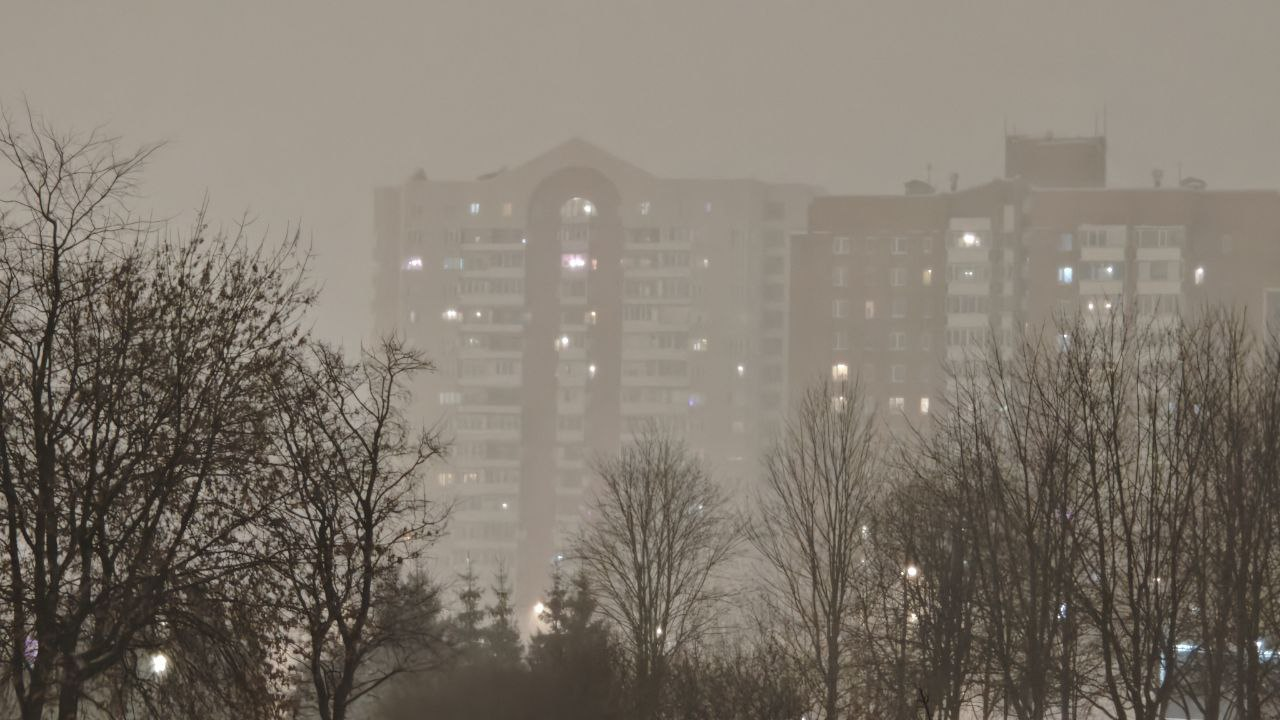
#> input picture 4KTMLab5/input_image.jpg, 1280 x 720 px
$ python main.py
#> lines starting #> are read from the running program, lines starting #| are printed output that depends on the picture
"""
Лабораторная работа №5. Вариант 7.
Изучение методов управления контрастностью изображений.
Исследование влияния параметра clip_limit функции
exposure.equalize_adapthist() на результаты обработки.
"""

import numpy as np
import matplotlib.pyplot as plt
import os

from skimage import io, exposure
from skimage.color import rgb2lab, lab2rgb

IMAGE_PATH = r"input_image.jpg"

OUTPUT_DIR = "results"  # корневая папка для результатов

GAMMA = 0.1  # < 1 светлее, > 1 темнее
NBINS = 64  # для equalize_hist (степень двойки)
KERNEL = (16, 16)  # kernel_size для equalize_adapthist
CLIP_BASE = 0.02  # clip_limit для части 1

CLIP_VALUES = [0.005, 0.01, 0.05, 0.15, 0.50]  # значения для части 2


# Вспомогательные функции
def load_image(path: str):
#> called with path = 'input_image.jpg'
    image = io.imread(path)
#> image is the input picture: shape (720, 1280, 3); mean R, G, B 127.7, 119.6, 109.1
    if image.ndim == 3 and image.shape[2] == 4:
        image = image[:, :, :3]
    return image


def get_luminance(image):
    """Нормированная яркость L [0,1] + LAB-массив для обратного преобразования."""
    if image.ndim == 2:
        L = image.astype(np.float32) / 255.0 if image.max() > 1 else image.astype(np.float32)
        return L, None
    LAB = rgb2lab(image)
#> LAB: shape (720, 1280, 3) float64; mean of channels 0, 1, 2 50.2, 1.2, 6.9
    L = (LAB[:, :, 0] / 100.0).astype(np.float32)
#|   Размер: (720, 1280, 3), dtype: uint8
    return L, LAB


def rebuild_color(L_out, LAB):
    """Подставляет обработанную яркость обратно в цветное изображение."""
    if LAB is None:
        return L_out
    LAB_out = LAB.copy()
    LAB_out[:, :, 0] = L_out * 100.0
    return lab2rgb(LAB_out)


def save_card(img, L, title: str, path: str):
    """
    Одна карточка: слева фото в полном разрешении, справа гистограмма.
    """
#> called with title = 'Исходное изображение'
    h, w = img.shape[:2]
#> h = 720; w = 1280
    aspect = h / w
#> aspect = 0.562

    card_w = 14
    img_w = card_w * 0.62
    hist_w = card_w * 0.38
    fig_h = max(img_w * aspect, 4)
#> fig_h = 4.88

    fig = plt.figure(figsize=(card_w, fig_h))
    fig.suptitle(title, fontsize=13, fontweight='bold', y=1.01)

    gs = fig.add_gridspec(1, 2, width_ratios=[img_w, hist_w], wspace=0.06)

    ax_img = fig.add_subplot(gs[0])
    ax_img.imshow(img, cmap='gray' if img.ndim == 2 else None)
    ax_img.axis('off')

    ax_hist = fig.add_subplot(gs[1])
    histogram, bin_edges = np.histogram(L, bins=256, range=(0.0, 1.0))
#> histogram = 256 values, max 43907 at index 165, min 0 at index 0, mean 3600; bin_edges = 257 values from 0 to 1
    ax_hist.bar(bin_edges[:-1], histogram, width=1 / 128,
                color='steelblue', edgecolor='none')
    ax_hist.set_xlim(0, 1)
    ax_hist.set_xlabel("grayscale value", fontsize=10)
    ax_hist.set_ylabel("pixel count", fontsize=10)
    ax_hist.set_title("Гистограмма яркостей", fontsize=11)
    ax_hist.ticklabel_format(axis='y', style='sci', scilimits=(0, 4))
    ax_hist.grid(True, linewidth=0.5, alpha=0.7)

    plt.tight_layout()
    fig.savefig(path, dpi=150, bbox_inches='tight')
#> figure, not shown here; panel 2: tallest bar 43907 high, from x = 0.641 to 0.648
    plt.close(fig)
    print(f"  → {path}")


# Основная программа
def main():
    part1_dir = os.path.join(OUTPUT_DIR, "part1_methods")
    part2_dir = os.path.join(OUTPUT_DIR, "part2_clip_limit")
    os.makedirs(part1_dir, exist_ok=True)
    os.makedirs(part2_dir, exist_ok=True)

    print(f"\nЗагружаем: {IMAGE_PATH}")
    image = load_image(IMAGE_PATH)
    L_orig, LAB = get_luminance(image)
    stem = os.path.splitext(os.path.basename(IMAGE_PATH))[0]
    print(f"  Размер: {image.shape}, dtype: {image.dtype}")

    def p1(name):
        return os.path.join(part1_dir, name)

    def p2(name):
        return os.path.join(part2_dir, name)

    # ЧАСТЬ 1. Четыре метода контрастирования
    print("\n=== ЧАСТЬ 1: четыре метода ===")

    save_card(image, L_orig,
              "Исходное изображение",
              p1(f"{stem}_0_original.jpg"))

    # 1. rescale_intensity
    low, high = float(np.min(L_orig)), float(np.max(L_orig))
#> low = 0.0371; high = 1
    L_rsc = exposure.rescale_intensity(
        L_orig, in_range=(low, high), out_range=(0., 1.)
    ).astype(np.float32)
    img_rsc = rebuild_color(L_rsc, LAB)
#> in rebuild_color, `LAB_out[:, :, 0] = L_out * 100.0`: LAB_out: shape (720, 1280, 3) float64; mean of channels 0, 1, 2 48.3, 1.2, 6.9
    save_card(img_rsc, L_rsc,
              f"rescale_intensity   [{low:.3f}, {high:.3f}] → [0, 1]",
              p1(f"{stem}_1_rescale.jpg"))
    print("  1) rescale_intensity — готово")

    # 2. adjust_gamma
    L_gam = exposure.adjust_gamma(L_rsc, gamma=GAMMA).astype(np.float32)
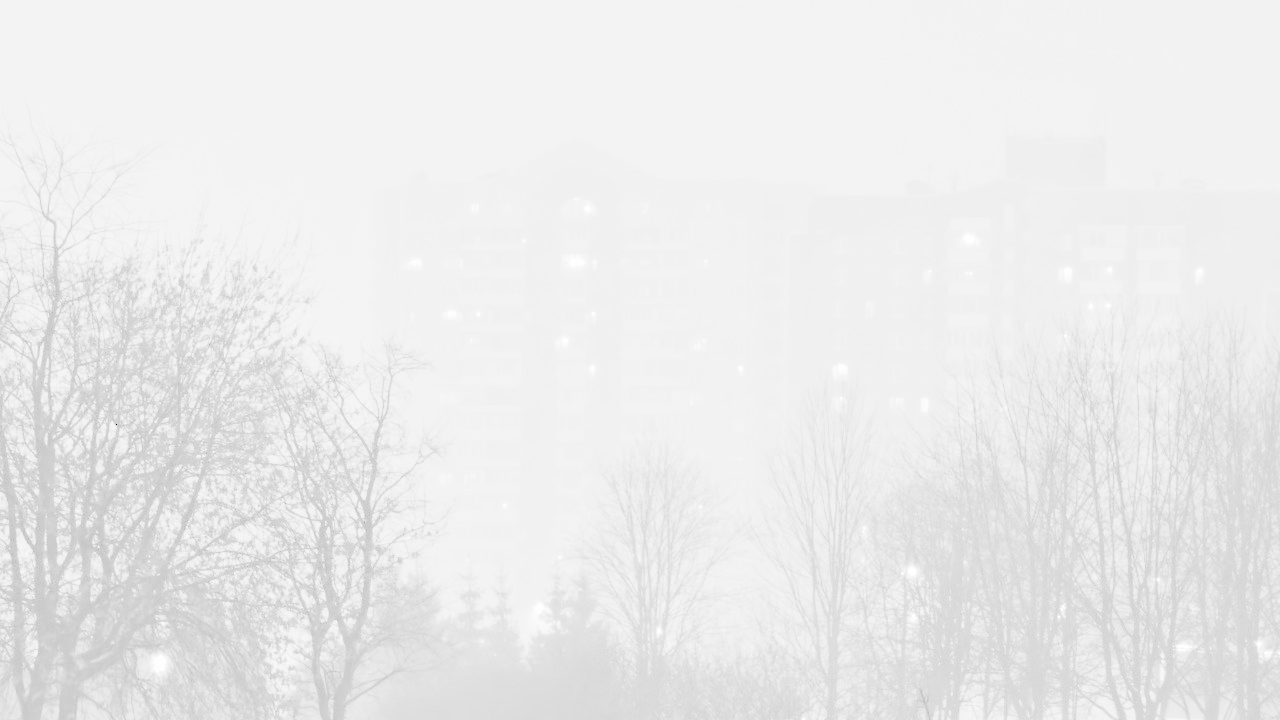
#> L_gam: shape (720, 1280) float32; min 0, max 1, mean 0.923
    img_gam = rebuild_color(L_gam, LAB)
#> in rebuild_color (call 2), `LAB_out[:, :, 0] = L_out * 100.0`: LAB_out: shape (720, 1280, 3) float64; mean of channels 0, 1, 2 92.3, 1.2, 6.9
    save_card(img_gam, L_gam,
              f"adjust_gamma   γ = {GAMMA}   (после rescale)",
              p1(f"{stem}_2_gamma.jpg"))
    print(f"  2) adjust_gamma (γ={GAMMA}) — готово")

    # 3. equalize_hist
    L_eq = exposure.equalize_hist(L_orig, nbins=NBINS).astype(np.float32)
    img_eq = rebuild_color(L_eq, LAB)
#> in rebuild_color (call 3), `LAB_out[:, :, 0] = L_out * 100.0`: LAB_out: shape (720, 1280, 3) float64; mean of channels 0, 1, 2 52.7, 1.2, 6.9
#> in rebuild_color (call 3), `return lab2rgb(LAB_out)`:
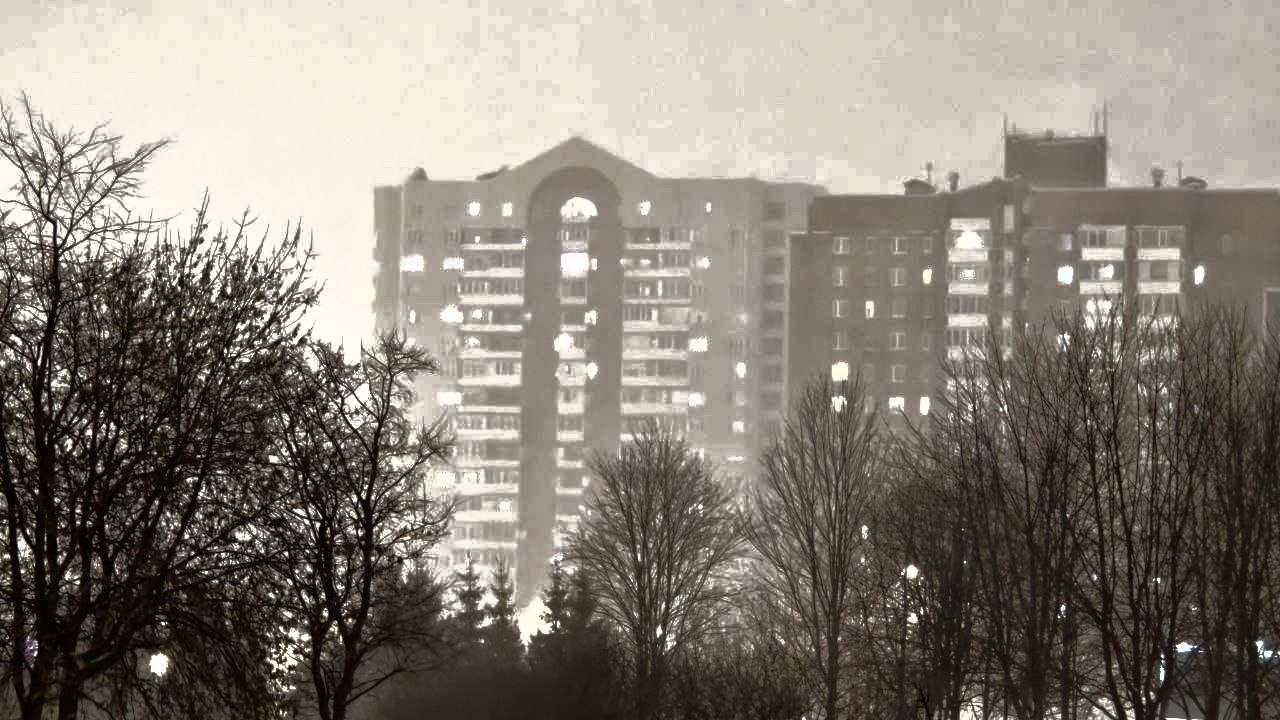
#> returned value: shape (720, 1280, 3) float64; mean of channels 0, 1, 2 0.537, 0.506, 0.464; drawn as R, G, B
    save_card(img_eq, L_eq,
              f"equalize_hist   nbins = {NBINS}",
              p1(f"{stem}_3_equalize_hist.jpg"))
    print(f"  3) equalize_hist (nbins={NBINS}) — готово")

    # 4. equalize_adapthist
    L_adp = exposure.equalize_adapthist(
        L_orig, kernel_size=KERNEL, clip_limit=CLIP_BASE
    ).astype(np.float32)
    img_adp = rebuild_color(L_adp, LAB)
#> in rebuild_color (call 4), `LAB_out[:, :, 0] = L_out * 100.0`: LAB_out: shape (720, 1280, 3) float64; mean of channels 0, 1, 2 56.8, 1.2, 6.9
#> in rebuild_color (call 4), `return lab2rgb(LAB_out)`:
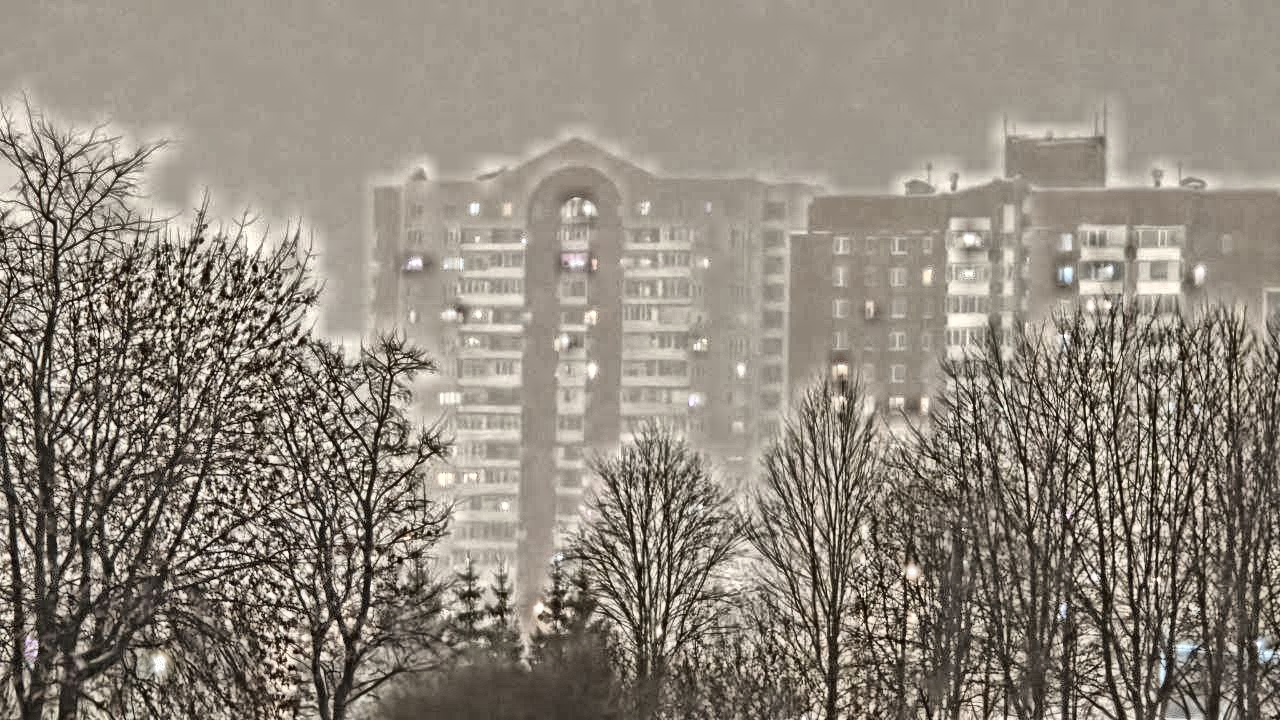
#> returned value: shape (720, 1280, 3) float64; mean of channels 0, 1, 2 0.57, 0.537, 0.495; drawn as R, G, B
    save_card(img_adp, L_adp,
              f"equalize_adapthist   kernel={KERNEL},  clip_limit={CLIP_BASE}",
              p1(f"{stem}_4_adapthist.jpg"))
#> in save_card (call 5), `histogram, bin_edges = np.histogram(L, bins=256, range=(0.0, 1.0))`: histogram = 256 values, max 31390 at index 163, min 47 at index 0, mean 3600
#> in save_card (call 5), `fig.savefig(path, dpi=150, bbox_inches='tight')`:
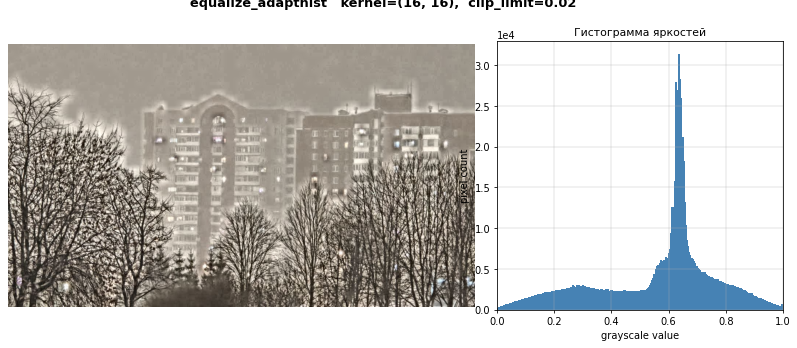
#> figure drawn by matplotlib, 2 panels; panel 2: tallest bar 31390 high, from x = 0.633 to 0.641
    print(f"  4) equalize_adapthist (C={CLIP_BASE}) — готово")

    # ЧАСТЬ 2. Исследование влияния clip_limit
    print("\n=== ЧАСТЬ 2: исследование clip_limit ===")

    save_card(image, L_orig,
              "Исходное (для сравнения)",
              p2(f"{stem}_0_original.jpg"))

    for C in CLIP_VALUES:
        L_c = exposure.equalize_adapthist(
            L_orig, kernel_size=KERNEL, clip_limit=C
        ).astype(np.float32)
        img_c = rebuild_color(L_c, LAB)
        c_str = str(C).replace(".", "p")
        save_card(img_c, L_c,
                  f"equalize_adapthist   kernel={KERNEL},  clip_limit = {C}",
                  p2(f"{stem}_C{c_str}.jpg"))
        print(f"  clip_limit = {C} — готово")
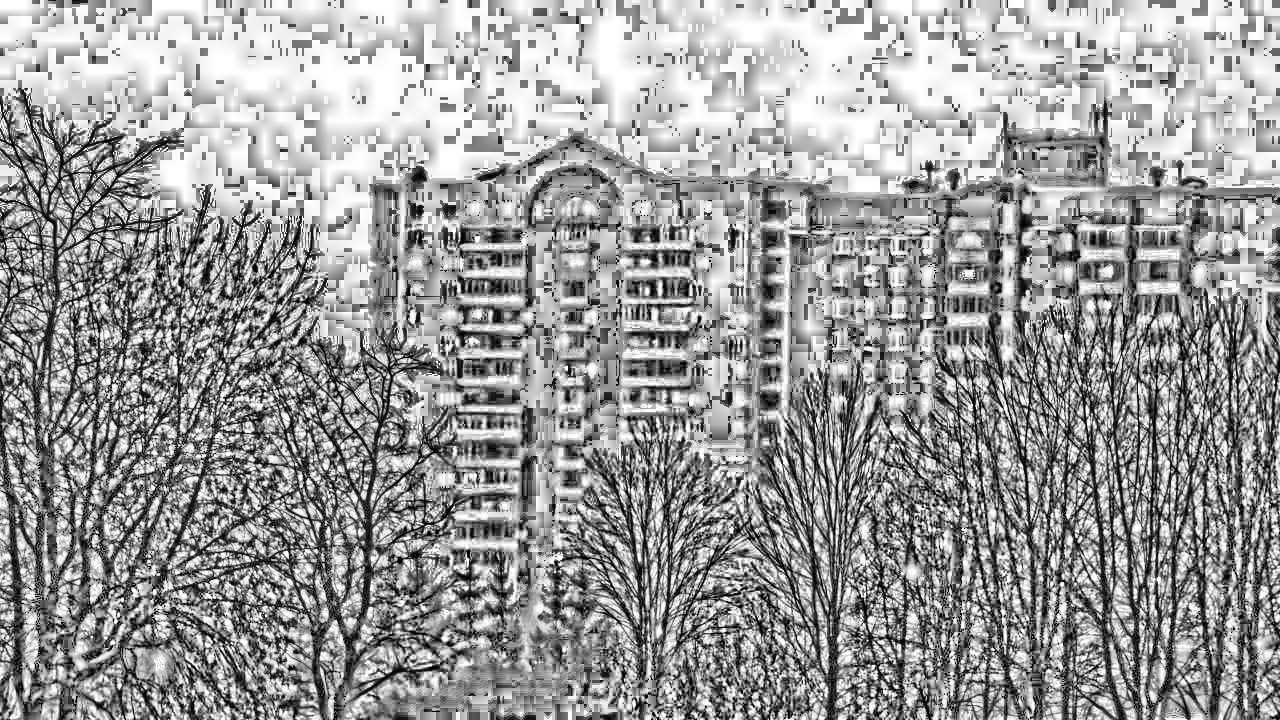
#> L_c: shape (720, 1280) float32; min 0, max 1, mean 0.606
#> img_c: shape (720, 1280, 3) float64; mean of channels 0, 1, 2 0.615, 0.583, 0.54

    print(f"\nГотово!")
    print(f"  Часть 1 → {os.path.abspath(part1_dir)}")
    print(f"  Часть 2 → {os.path.abspath(part2_dir)}")


if __name__ == "__main__":
    main()
